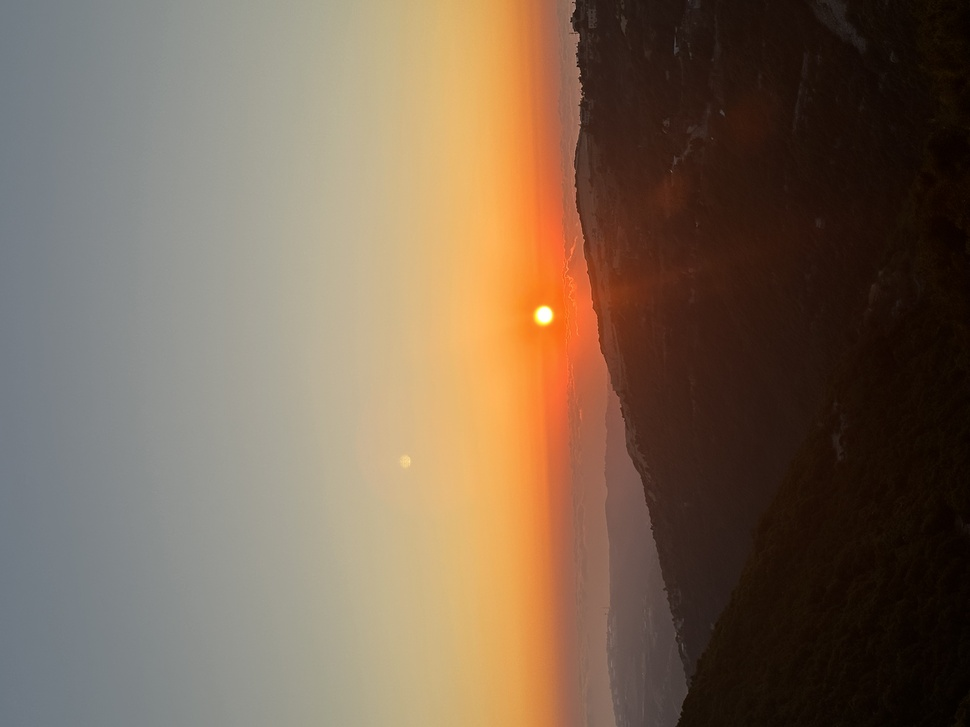
#> input picture IMG_0885.jpg, 970 x 727 px, shrunk from 4032 x 3024 before the run, found by its file name
$ python main.py
#> lines starting #> are read from the running program, lines starting #| are printed output that depends on the picture
### image_utils.py
from PIL import Image
import numpy as np
from scipy.signal import convolve2d

def load_image(path):
#> called with path = '/content/IMG_0885.jpg'
  image = Image.open(path)
#> image is the input picture: PIL image 970x727 RGB; mean R, G, B 122.6, 102.3, 83.3
  image = np.array(image)
  return image

def edge_detection(image):
  if image.ndim == 3:
        gray = np.mean(image, axis=2)
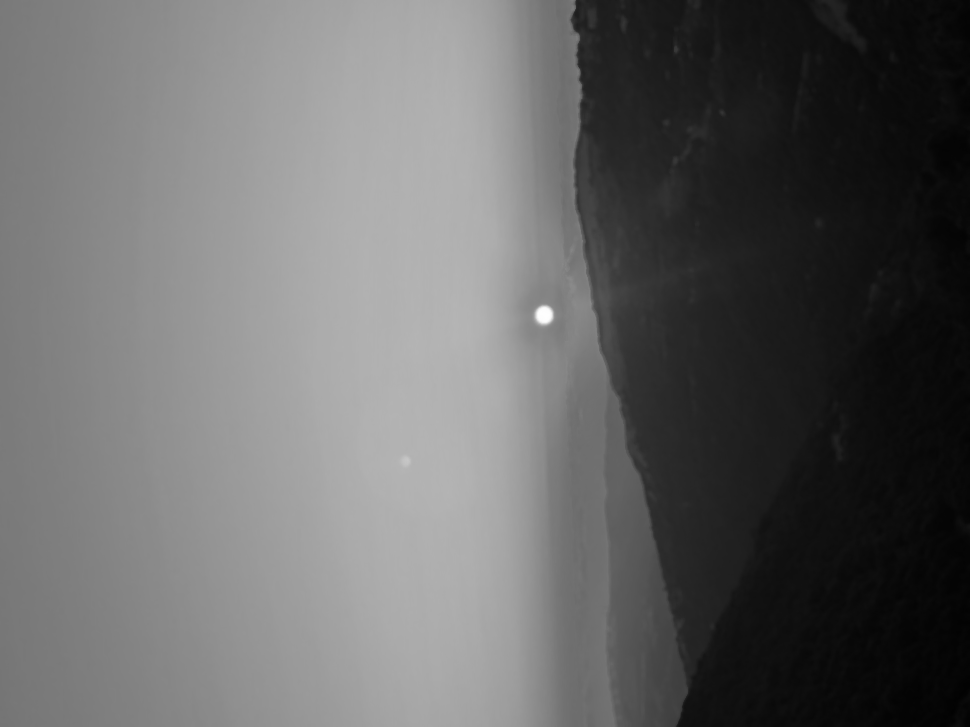
#> gray: shape (727, 970) float64; min 2, max 254.3, mean 102.7
  else:
        gray = image
  gray = gray.astype(np.float32)
  KernelY = np.array([[1,2,1], [0,0,0], [-1,-2,-1]])
  KernelX = np.array([[-1,0,1],[-2,0,2],[-1,0,1]])
  edge_x=convolve2d(gray, KernelX, mode='same', boundary='fill')
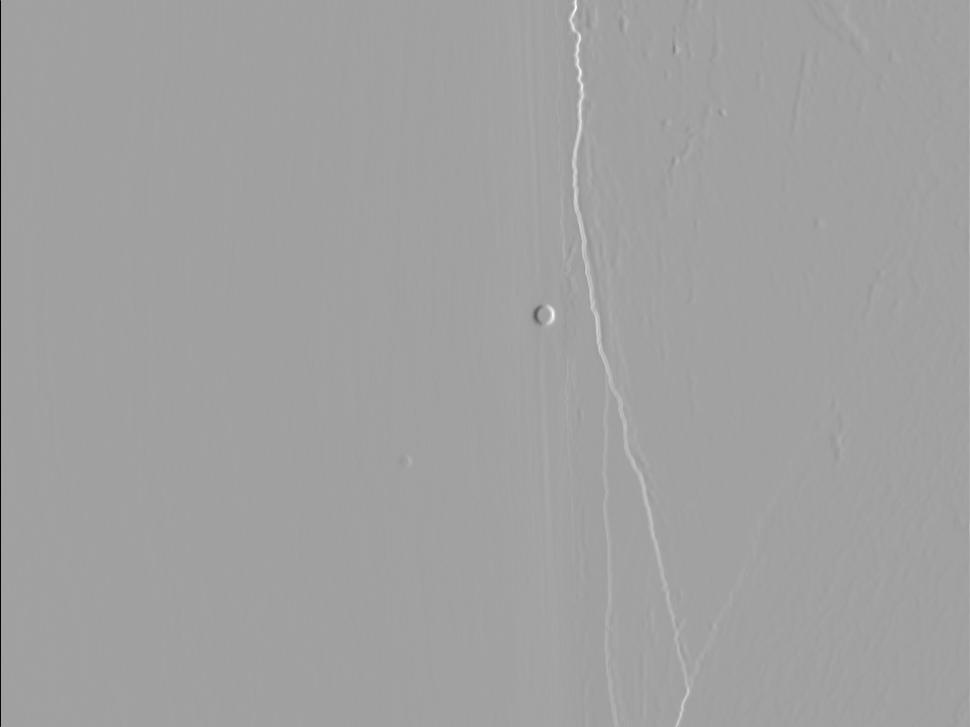
#> edge_x: shape (727, 970) float64; min -496, max 289, mean 0.5; drawn with min black and max white
  edge_y=convolve2d(gray, KernelY, mode='same', boundary='fill')
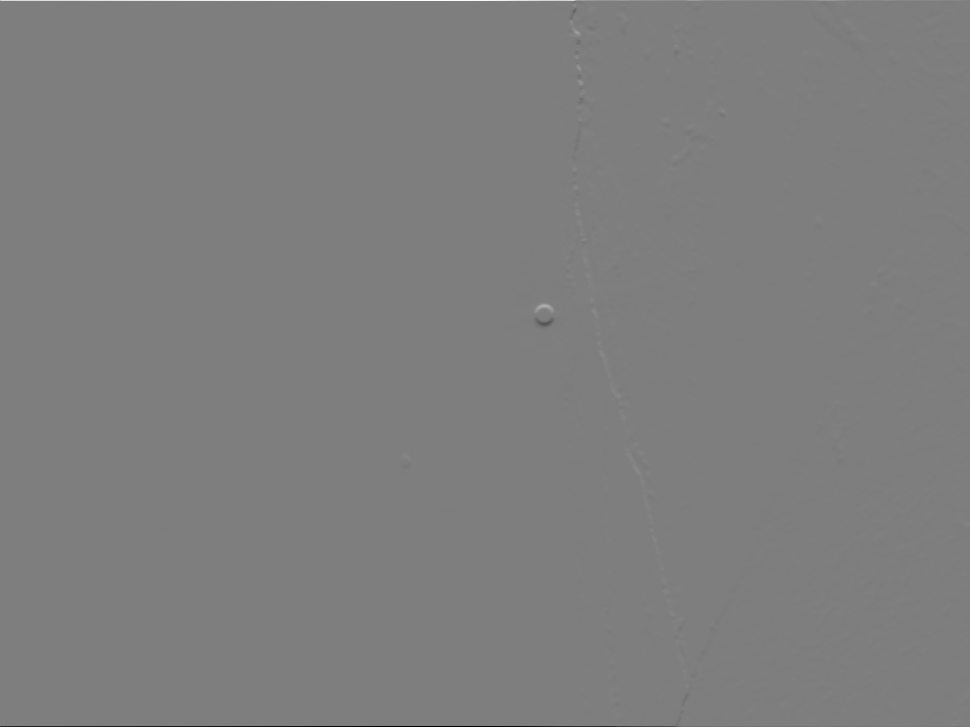
#> edge_y: shape (727, 970) float64; min -664, max 675.7, mean 0; drawn with min black and max white
  edgeMAG=(edge_x**2 + edge_y**2)**0.5
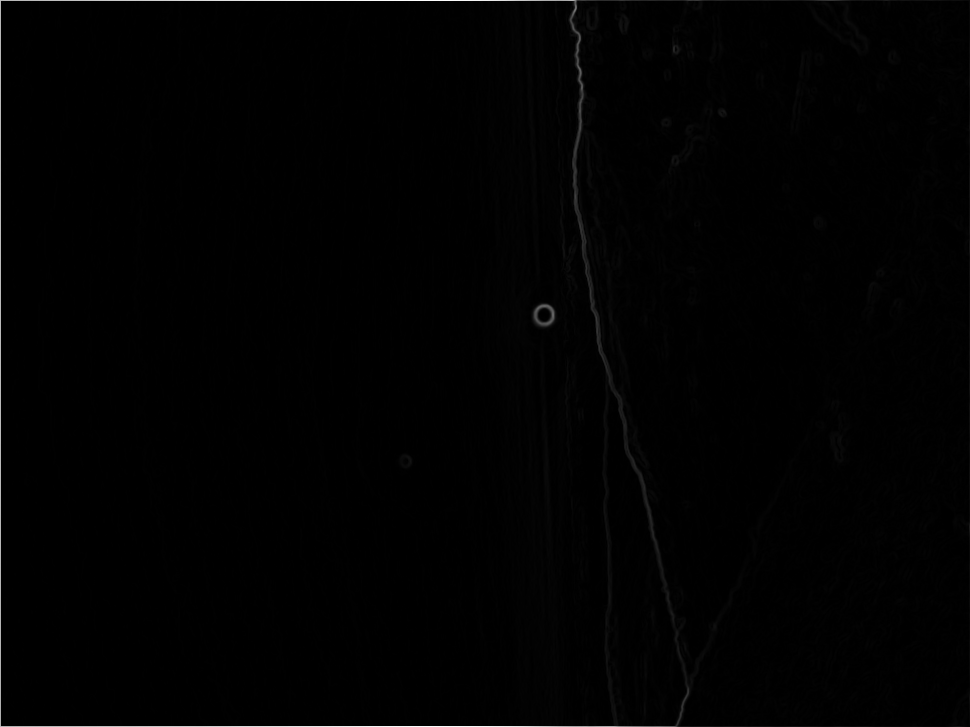
#> edgeMAG: shape (727, 970) float64; min 0, max 675.7, mean 4.9; drawn with min black and max white
  return edgeMAG

### main.py
from image_utils import load_image
from image_utils import edge_detection
from skimage.filters import median
from skimage.morphology import ball
import matplotlib.pyplot as plt
import numpy as np
from scipy.signal import convolve2d

path = "/content/IMG_0885.jpg"
image = load_image(path)
clean_image=median(image, ball(3))
edgmag=edge_detection(clean_image)
plt.hist(edgmag.ravel(), bins=100)
plt.show()
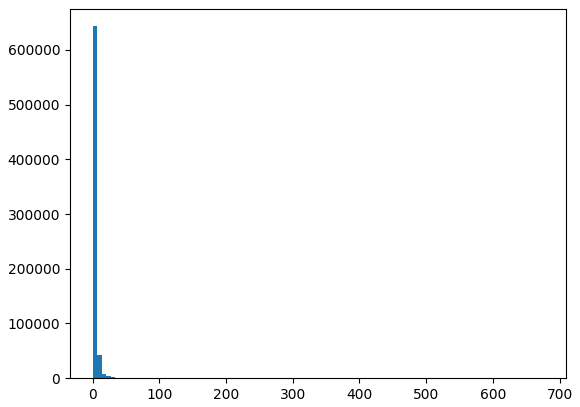
#> figure drawn by matplotlib, 1 panel; tallest bar 643374 high, from x = 4.44e-16 to 6.76

thr = np.percentile(edgmag, 95)
#> thr = 9.33
plt.imshow(edgmag>thr, cmap='gray')
plt.axis('off')
plt.show()
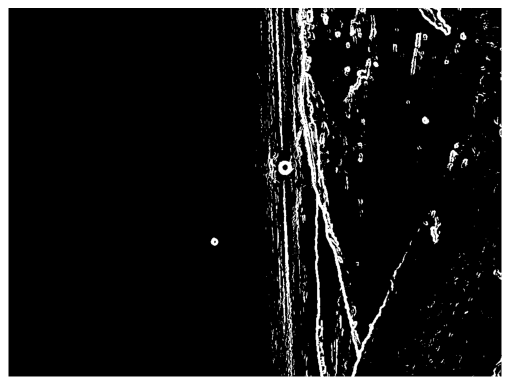
#> figure drawn by matplotlib, 1 panel
print(edgmag.shape)
#| (727, 970)

#> (the run stopped early here; a loop or call above may not have finished)
